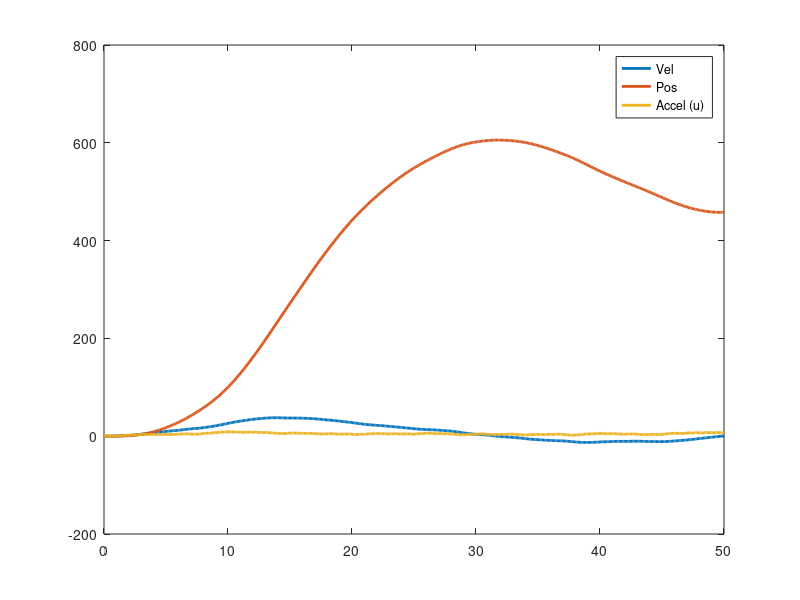

Here is the MATLAB script that generated this plot:

clear all; 
close all; 
rng(0); 

%% System Dynamics

m = 1; p = 1;  
Ts = 0.1; 
b = 0.1; % drag coefficient
c = 0.01; 
A = [0 1; -c -b];
B = [0; 1];
C = [1 0];
D = 0;

% discrete time dynamics
Ad = eye(2) + Ts.*A;
Bd = Ts.*B;

%% Generate persistently exciting trajectory

tf = 50;
N = tf/Ts + 1;        % number of samples in trajectory
L = 10;         % prediction horizon (referred to as "lag" in Willems' paper)
n = 2;          % state cardinality (how many states are in the system)
walk = cumsum(rand(1,N) - 0.5);
% walk = 10*sin(0.5.*(1:N).*sin(1:N)).*sin(0.05.*(1:N)) + 0.5*rand(1,N) - 0.25; 
inp = @(t_in) walk(t_in);
dynamics = @(x,u) Ad*x + Bd*u; 
measurement = @(x, u) C*x + D*u; 
x = [0; 0];     % initial state
t = linspace(0, tf, N);
u_arr = zeros(1, N); 
x_arr = zeros(2, N); 

% get trajectories and plot
for i = 1:N
    x = dynamics(x, inp(i)); 
    x_arr(:,i) = x; 
    u_arr(:,i) = inp(i); 
end

plot(t, x_arr(2,:), 'LineWidth', 2)
hold on 
plot(t, x_arr(1,:), 'LineWidth', 2)
hold on
plot(t, u_arr, 'LineWidth', 2)
hold off
legend('Vel', 'Pos', 'Accel (u)')

% generate Hankel matrices
Hy = zeros(p*(L+n), N-L+1); Hu = zeros(m*(L+n), N-L+1); 
for i = 1:N-L-n+1
    u_t = u_arr(:,i:i+m*(L+n)-1); x_t = x_arr(:,i:i+L+n-1);
    y_t = kron(eye(L+n), C)*x_t(:); 
    Hu(:,i) = u_t(:); 
    Hy(:,i) = y_t(:);
end

fprintf("Rank of %d-row Hankel matrix: %d.", size([Hu; Hy], 1), rank([Hu; Hy]));
